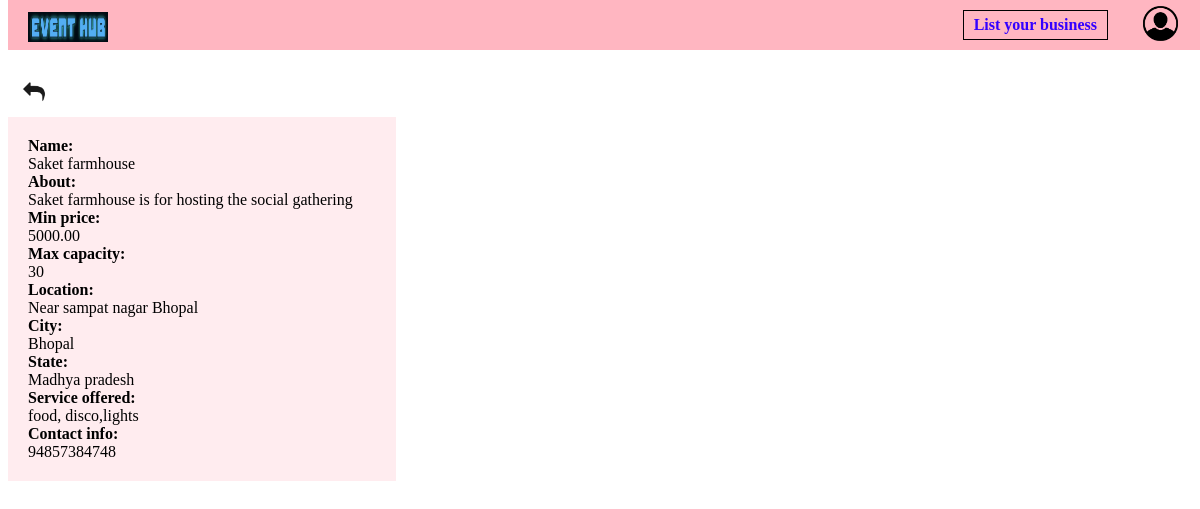
/venue-info/20/, run on the app's committed database.
### EventPlanner/models.py (models this page shows)
class Venue(models.Model):
    name = models.CharField(max_length=100,null = False,blank = False)
    about = models.TextField(blank = True,null = True)
    min_price = models.DecimalField(max_digits = 10, decimal_places = 2,null = True,blank = True)
    max_capacity = models.IntegerField(null = False,blank = False)
    location = models.TextField(null = False,blank = False)
    city = models.CharField(max_length = 20,null = False,blank = False)
    state = models.CharField(choices = venue_choices,max_length = 50,null = False,blank = False)
    vendors = models.ManyToManyField(User,null = True,blank = True)
    category = models.ManyToManyField(Category)
    service_offered = models.TextField(null = True,blank = True)
    contact_info = models.TextField(null = False,blank = False)
    venue_images = models.ManyToManyField('Image', blank = True,null = True)

### EventPlanner/views.py (the view)
# urls.py: path('venue-info/<int:pk>/',views.VenueInfo),
def VenueInfo(request,pk):
    if not request.user.is_authenticated or request.user.userprofile.user_type == 'is_customer':
        venue = Venue.objects.get(id = pk)
        images = Image.objects.filter(venue_object = venue)
        venue_form = VenueForm(instance = venue)
        context = {'venue_form':venue_form,'images':images}
        return render(request,'EventPlanner/venue-info.html',context)

### EventPlanner/templates/EventPlanner/venue-info.html (shortened to what this page needs)
{% load static %}
<link rel="stylesheet" href="{% static 'EventPlanner/css/navbar.css' %}">
<link rel="stylesheet" href="{% static 'EventPlanner/css/venue-info.css' %}">
<div class="navbar-div">
    {% include 'navbar.html' %}
</div>
<a href="{{request.META.HTTP_REFERER}}" class="go-back">
    <img src="/static/images/back.png" alt="" width="40px"  >
</a>
<div class="grid-div">
    <div class="venue-info-div">
        {% for field in venue_form %}
            {% if not field.name == 'venue_images' %}
            <div><b>{{field.label_tag}}</b></div>
            <div>{{field.value}}</div>
            {% endif %}
        {% endfor %}
    </div>
    <div class="venue-image-div">
    </div>
</div>

### staticfiles/EventPlanner/css/navbar.css (style rules this page uses)
.go-back { position: relative; top: 70px; left: 7px; overflow: hidden; }

### staticfiles/EventPlanner/css/venue-info.css (style rules this page uses)
.grid-div { display: grid; grid-template-columns: 1fr 2fr ; column-gap: 20px; margin-top: 80px; }
.venue-info-div { height: fit-content; padding: 20px; background-color: rgb(255, 236, 239); }
.go-back { position: relative; top: 70px; left: 7px; text-decoration: none; color: rgb(136, 0, 0); font-weight: bold; }

### data on the page
Venue: value "Saket farmhouse" "Saket farmhouse is for hosting the social gathering" "5000.00" "Near sampat nagar Bhopal" "Bhopal" "Madhya pradesh" "food, disco,lights" "94857384748"

### other printed values
{{ field.label_tag }} "Name:" "About:" "Min price:" "Max capacity:" "Location:" "City:" "State:" "Service offered:" "Contact info:"
{{ field.value }} "30"
